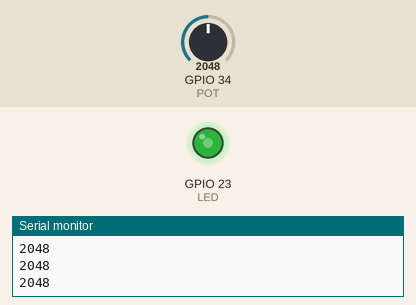
Simulated run of this sketch. Board: ESP32. On the bench: output pins drawn as LEDs (lit = HIGH), the last lines printed to the serial monitor. Inputs (shaded band) come from the test bench; at power-on: GPIO 34 (POT) = 2048 (analog values on the 0–4095 scale).

Above: at 1.2 s.
1.3 s: GPIO 34 (POT) set to 2866
At 2.0 s:
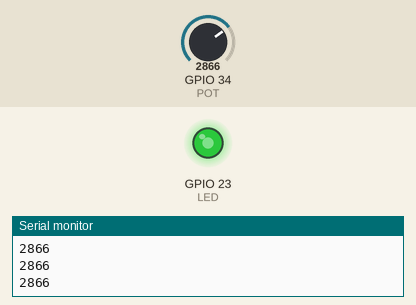
2.8 s: GPIO 34 (POT) set to 3603
At 4.0 s:
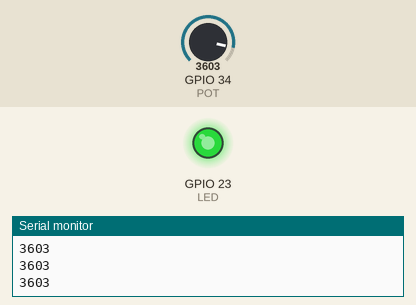
4.3 s: GPIO 34 (POT) set to 491
At 5.5 s:
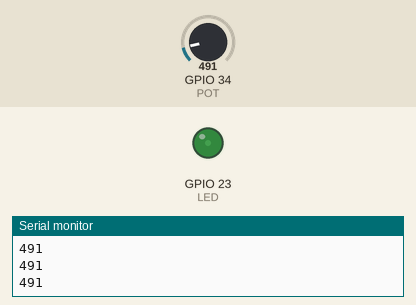
5.8 s: GPIO 34 (POT) set to 0
At 6.6 s:
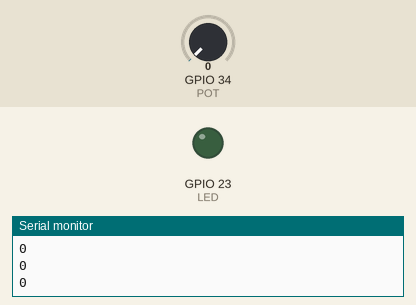
7.3 s: GPIO 34 (POT) set to 2047
At 8.6 s:
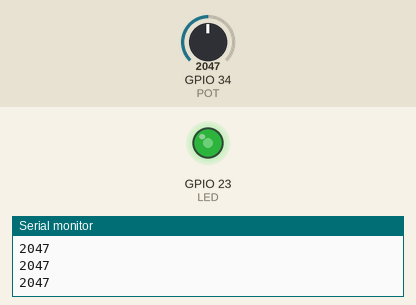
Timing chart, 0 to 9.8 s (numbered marks = the images above; inputs shaded):
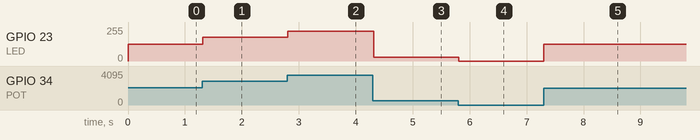

The sketch:

sketch.ino
```cpp
// Arduino-ESP32 core 3.x + 2.x compatibility
#include <esp_arduino_version.h>
const int LED = 23;
const int POT = 34;

void setup() {
  Serial.begin(115200);
  analogReadResolution(12);
#if ESP_ARDUINO_VERSION_MAJOR >= 3
  ledcAttach(LED, 5000, 8);
#else
  ledcSetup(0, 5000, 8);
  ledcAttachPin(LED, 0);
#endif
}

void loop() {
  int raw = analogRead(POT);
  int duty = map(raw, 0, 4095, 0, 255);
#if ESP_ARDUINO_VERSION_MAJOR >= 3
  ledcWrite(LED, duty);
#else
  ledcWrite(0, duty); // Core 2.x takes channel, not pin
#endif
  Serial.println(raw);
  delay(20);
}
```

Measured:
- after the input at 1.3 s, GPIO 23 (LED): 127/255 → 177/255 at once
- after the input at 2.8 s, GPIO 23 (LED): 177/255 → 223/255 at once
- after the input at 4.3 s, GPIO 23 (LED): 223/255 → 30/255 at once
- after the input at 5.8 s, GPIO 23 (LED): 30/255 → 0/255 at once
- after the input at 7.3 s, GPIO 23 (LED): 0/255 → 127/255 at once
